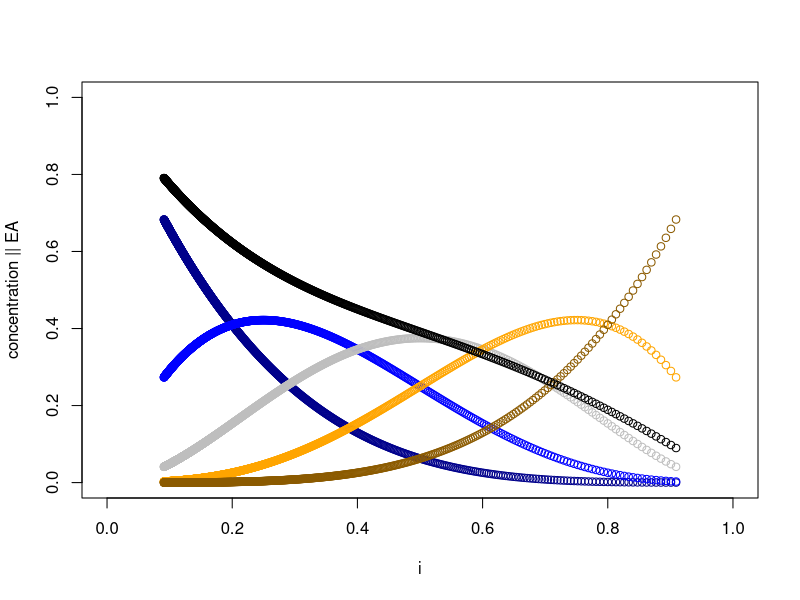

Write R code to recreate this figure.
#! /usr/bin/R
#================================================================================
# combinatorics of mixtures
# see the README file for an explanation of the computations
# Copyright (C) 2017 Jens Kleinjung
#================================================================================

## monomer concentrations
C = 1;

## enzymatic activities of tetramers
AC = 4; # allostery coefficient

## linear model
#aaaa_ea = aaai_ea = aaii_ea = aiii_ea = iiii_ea = 1;

## ad-hoc model
aaaa_ea = (4/4)^AC;
aaai_ea = (3/4)^AC;
aaii_ea = (2/4);
aiii_ea = (1/4);
iiii_ea = (0/4);

## pair model: number of possible active pairs
#aaaa_ea = 3^AC;
#aaai_ea = 2^AC;
#aaii_ea = 1^AC;
#aiii_ea = (1/4);
#iiii_ea = (0/4);

rs = seq(0.1, 10, by = 0.01);

eval.ea = lapply(rs, function(r) {
	a = C / (1 + 1 / r);
	i = C / (1 + r);
	sum(a + i);

	#_______________________________________________________________________________
	## tetramer concentrations
	aaaa = a^4;
	aaai = 4 * a^3 * i;
	aaii = 6 * a^2 * i^2;
	aiii = 4 * a * i^3;
	iiii = i^4;
	stopifnot(isTRUE(all.equal(sum(aaaa + aaai + aaii + aiii + iiii), 1)));

	#_______________________________________________________________________________
	## total enzymatic activity of tetramer mixture
	total_ea =	aaaa * aaaa_ea +
				aaai * aaai_ea +
				aaii * aaii_ea +
				aiii * aiii_ea +
				iiii * iiii_ea;

	c(i, aaaa, aaai, aaii, aiii, iiii, total_ea);
});

eval.ea.df = do.call(rbind.data.frame, eval.ea);
colnames(eval.ea.df) = c("i", "aaaa", "aaai", "aaii", "aiii", "iiii", "total_ea");
plot(abs(eval.ea.df[ ,1]), eval.ea.df[ ,2], col = "blue4",
			xlim = c(0, 1), ylim = c(0, 1),
			xlab = c("i"), ylab = ("concentration || EA"));
points(abs(eval.ea.df[ ,1]), eval.ea.df[ ,3], col = "blue1");
points(abs(eval.ea.df[ ,1]), eval.ea.df[ ,4], col = "grey");
points(abs(eval.ea.df[ ,1]), eval.ea.df[ ,5], col = "orange1");
points(abs(eval.ea.df[ ,1]), eval.ea.df[ ,6], col = "orange4");
points(abs(eval.ea.df[ ,1]), eval.ea.df[ ,7], col = "black");

